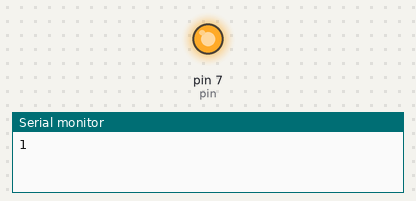
Recording of a sketch running on a simulated Arduino Uno, built with avr-gcc and run on an emulated ATmega328P. Parts: output pins drawn as LEDs (lit = HIGH), the last lines printed to the serial monitor.

Above: at 0.5 s.
At 10.2 s:
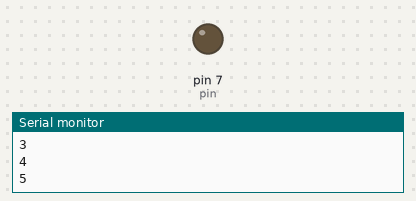
Timing chart, 0 to 24.7 s (numbered marks = the images above):
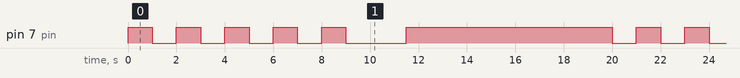

The sketch:

practice_01__EmoMech_.ino
```cpp
int pin=7;
int delayt=1000;
int j;


void setup()
{

  Serial.begin(9600);
  pinMode(pin,OUTPUT);


}

void loop()
{

  for(j=1;j<6;j=j+1){

    Serial.print(j);
    Serial.println();
    digitalWrite(pin,HIGH);
    delay(delayt);
    digitalWrite(pin,LOW);
    delay(delayt);
  }

  delay(1500);

  for(j=6;j<11;j=j+1){

    Serial.print(j);
    Serial.println();
    digitalWrite(pin,HIGH);
    delay(delayt);
  }
  delay(2500);
}
```

Measured:
- by itself, pin 7 (pin): repeats every 19.0 s: 4 × (LOW 1.0 s, HIGH 1.0 s), LOW 2.5 s, HIGH 8.5 s
- by itself, everything shown: repeats every 19.0 s, in 10 steps
